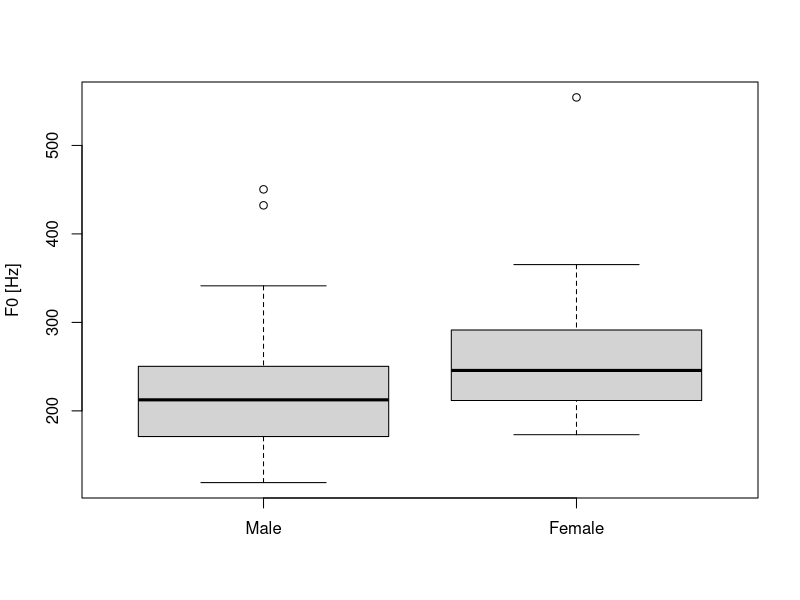

Write R code to recreate this figure.
#!/usr/bin/env Rscript

data    = read.csv("statistics/gender-vs-mean-f0.csv")
gender  = data[,1]
mean_f0 = data[,2]

males   = c()
females = c()

for (i in 1:length(data[,1])) {
	if(data[i,1] == "0") {
		males = append(males, data[i,2])
	} else {
		females = append(females, data[i,2])
	}
}

t.test(males, females)

pdf("plots/gender-vs-mean-f0.pdf")
boxplot(males, females, names=c("Male", "Female"), ylab="F0 [Hz]")
